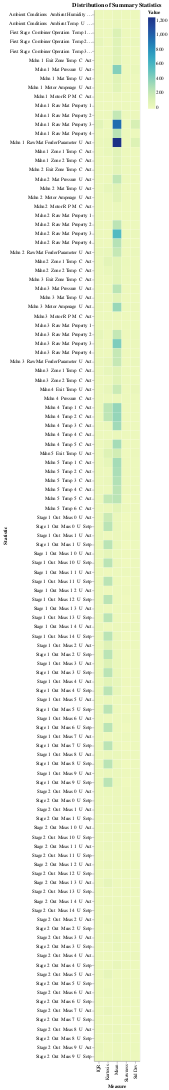

Here is the notebook cell this chart was saved with:
### Code cell
alt.renderers.enable('jupyterlab')
chart = alt.Chart(df_melted).mark_rect().encode(
    # Set `Measure` on the x-axis and `Statistic` on the y-axis
    x=alt.X('Measure', title='Measure'),
    y=alt.Y('Statistic', title='Statistic'),
    # Use `Value` for color intensity
    color=alt.Color('Value', title='Value'),
    # Add tooltips for each column
    tooltip=['Measure', 'Statistic', 'Value']
).properties(
    # Set the title of the chart
    title='Distribution of Summary Statistics'
).interactive()  # Make the chart interactive
display(chart)
# Save the chart as a JSON file
chart.save('distribution_heatmap.json', renderer = 'notebook')

### Figure 1 — Vega-Lite specification as saved in the notebook (floating-point values rounded to 4 significant figures; data arrays with more than 128 entries replaced by an {"elided": "..."} marker saying what was removed)
{"$schema": "https://vega.github.io/schema/vega-lite/v5.20.1.json", "config": {"view": {"continuousHeight": 300, "continuousWidth": 300}}, "data": {"name": "data-eb7673d5a4f85c0b8fd591fe9d1a714e"}, "datasets": {"data-eb7673d5a4f85c0b8fd591fe9d1a714e": {"elided": "575 records"}}, "encoding": {"color": {"field": "Value", "title": "Value", "type": "quantitative"}, "tooltip": [{"field": "Measure", "type": "nominal"}, {"field": "Statistic", "type": "nominal"}, {"field": "Value", "type": "quantitative"}], "x": {"field": "Measure", "title": "Measure", "type": "nominal"}, "y": {"field": "Statistic", "title": "Statistic", "type": "nominal"}}, "mark": {"type": "rect"}, "params": [{"bind": "scales", "name": "param_1", "select": {"encodings": ["x", "y"], "type": "interval"}}], "title": "Distribution of Summary Statistics"}
